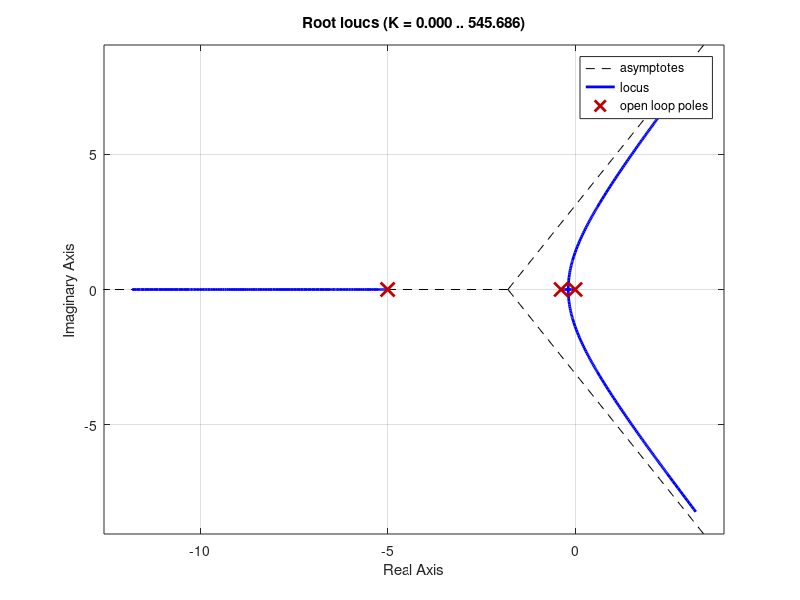

Recreate this plot in MATLAB.
%Lugar de raices del motor de corriente continua tomando la posicion como salida
pkg load control
clear all
close all
hold off
clc
%--------------------------------------------------------------------------

%Definimos las constantes
J = 0.8;
B = 0.3;
R = 10;
k = 2.7;
L = 2;
kr = 1;
kc = 1;

%--------------------------------------------------------------------------

num = [k];
%den = conv([J B 0], [L R]) + [0 0 k² 0];
den = conv([J B 0], [L R]);
pos = tf(num, den)

rlocus(pos*kr)  % Recibe G*H